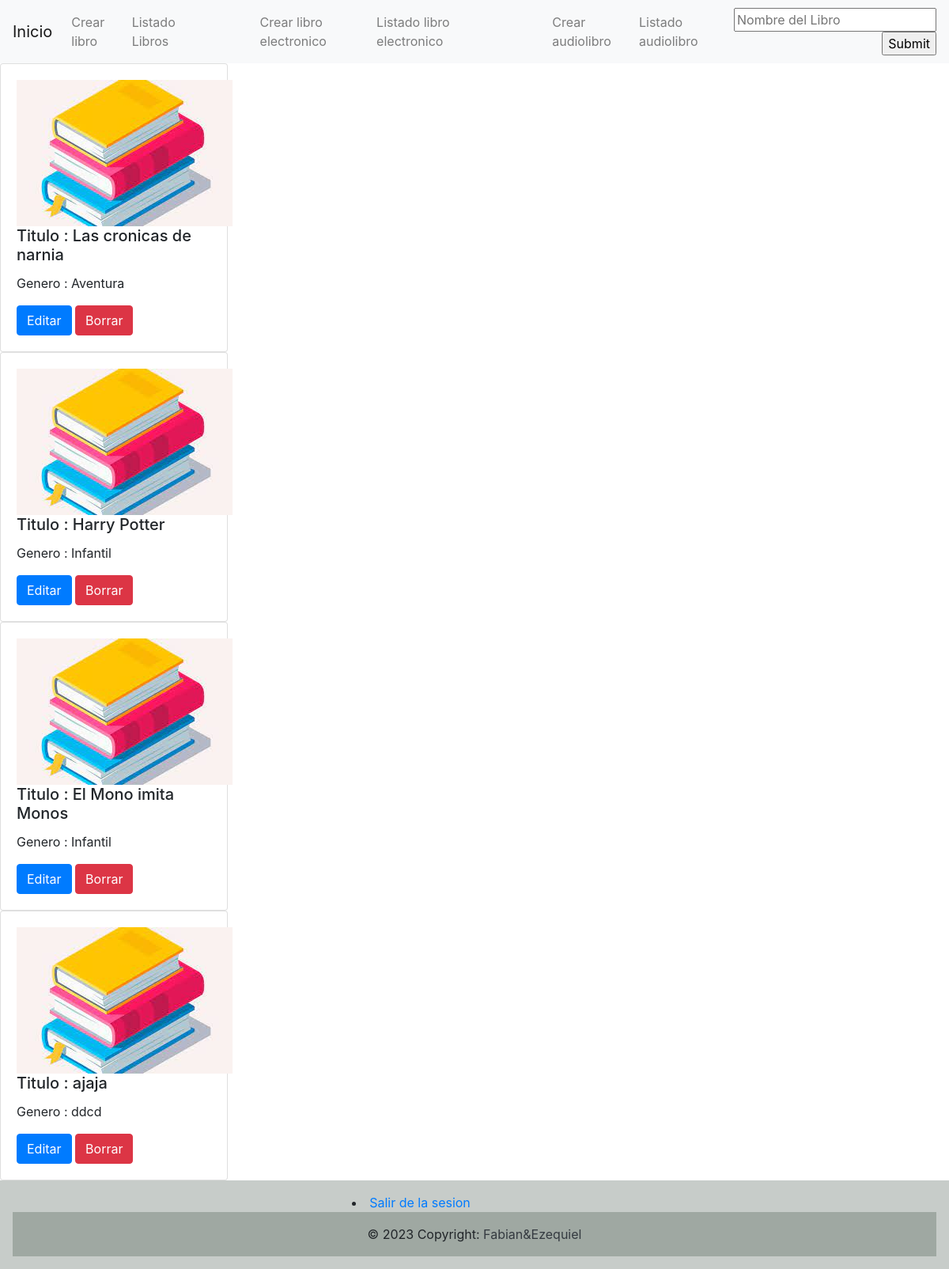
Page /list_book/ (signed in) on the committed database.
### catalog/models.py (models this page shows, shortened)
class Books(models.Model):
    title = models.CharField(max_length=120)
    book_genre = models.CharField(max_length=40)

### catalog/views.py (the view)
# urls.py: path("list_book/", list_book, name = "list_book" ),
def list_book(request):
    books = Books.objects.all()
    context = {
        "book":books
    }
    return render(request, "Catalog_List/list_book.html", context=context)

### templates/Catalog_List/list_book.html (shortened to what this page needs)
{% extends 'base.html' %}
{% block contenido_que_cambia %}
{% for book in book %}
<div class="card" style="width: 18rem;">
    <div class="card-body">
      <img class="" alt="...">
      <h5 class="card-title"> Titulo : {{book.title}}</h5>
      <p class="card-text">  Genero : {{book.book_genre}}</p>
      <a href="/update_book/{{book.id}}/" class = "btn btn-primary">Editar</a>
      <a href="/delete_book/{{book.id}}/" class = "btn btn-danger">Borrar</a>
    </div>
</div>
{% endfor%}
{% endblock %}

### rows in the picture
Books: title "Las cronicas de narnia", book_genre "Aventura"
Books: title "Harry Potter", book_genre "Infantil"
Books: title "El Mono imita Monos", book_genre "Infantil"
Books: title "ajaja", book_genre "ddcd"
